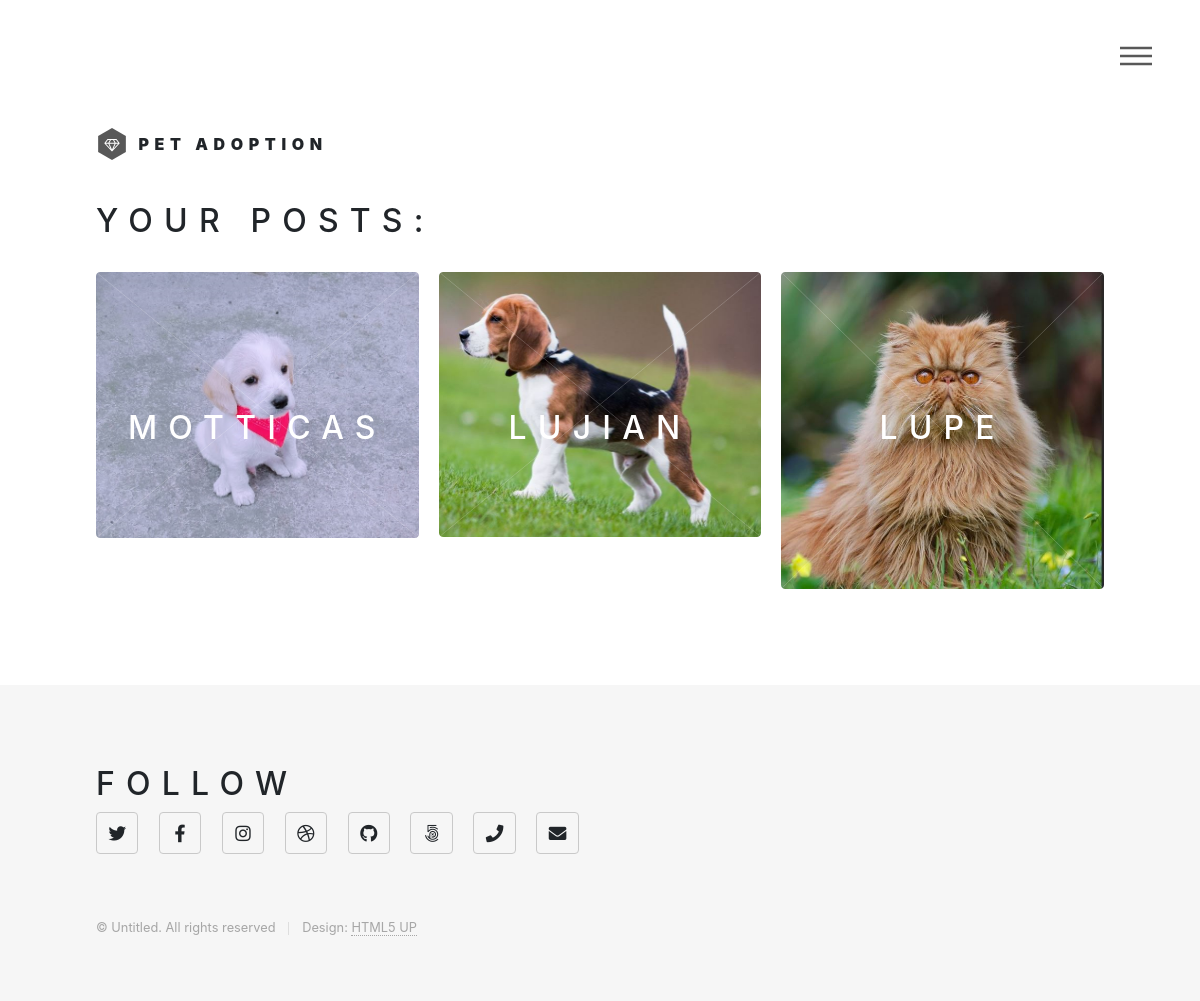
The app's page /home/posts (signed in), older data.
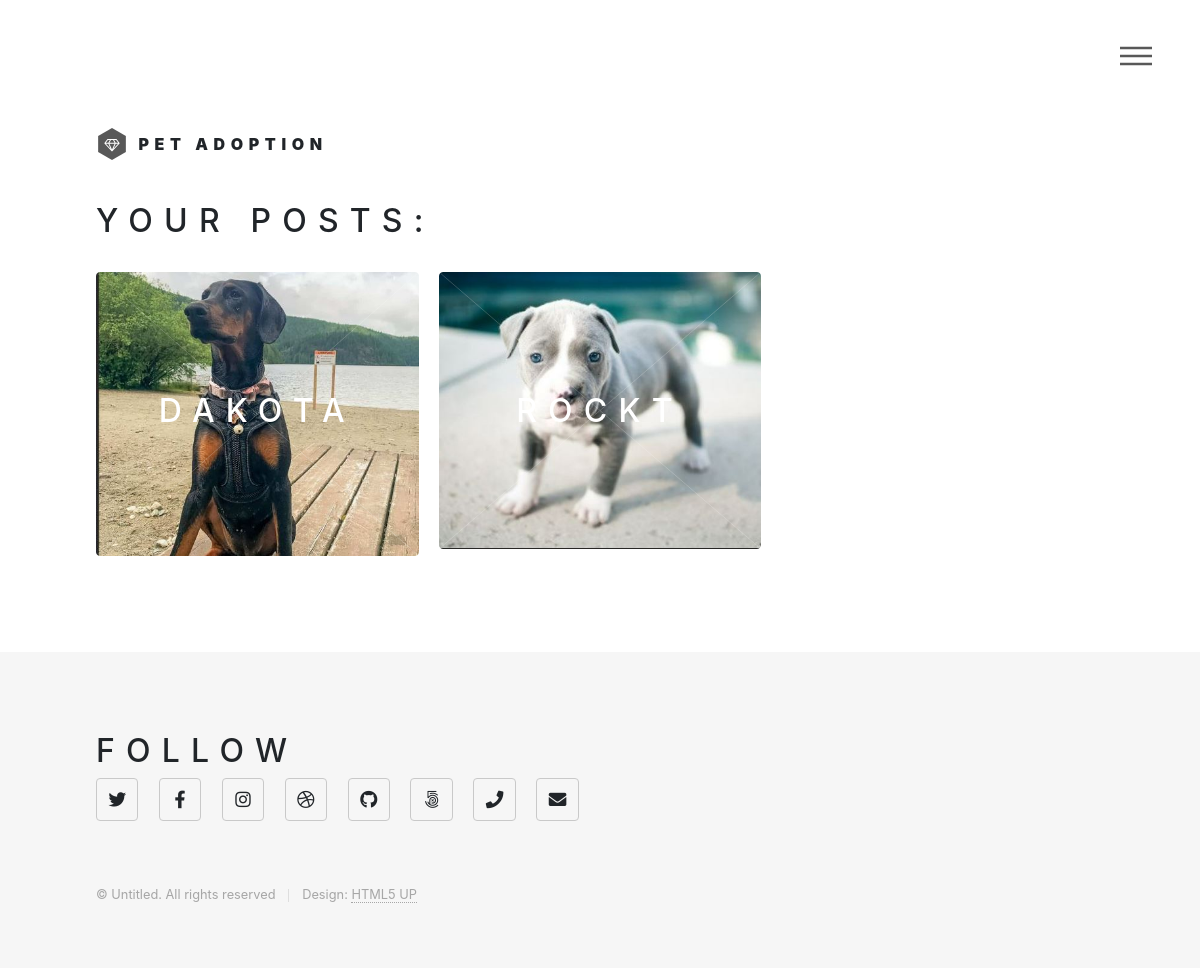
The same page, newer data.
### website/models.py (models this page shows)
class Post(db.Model):
    id = db.Column(db.Integer, primary_key = True)
    date = db.Column(db.DateTime(timezone=True), default=func.now())
    description = db.Column(db.String(100), nullable = False)
    status = db.Column(db.Boolean, default = True)
    user_id = db.Column(db.String, db.ForeignKey('user.id'))
    pet_id = db.Column(db.Integer, db.ForeignKey('pet.id'))

class Media(db.Model):
    id = db.Column(db.Integer, primary_key = True)
    path = db.Column(db.String(150), nullable = False)
    pet_id = db.Column(db.Integer, db.ForeignKey('pet.id'))

class Pet(db.Model):
    id = db.Column(db.Integer, primary_key = True)
    name = db.Column(db.String(100), nullable = False)
    age = db.Column(db.String(100))
    sex = db.Column(db.String(100), nullable = False)
    status = db.Column(db.Boolean, default = True)
    pet_type_id = db.Column(db.Integer, db.ForeignKey('pet_type.id'))
    breed_id = db.Column(db.Integer, db.ForeignKey('breed.id'))
    medias = db.relationship(Media)

### website/views.py (the view)
@views.route('/home/posts', methods=['GET', 'POST'])
@login_required
def user_posts():
    form = Post_form()
    posts = db.engine.execute("SELECT post.id, media.path, pet.name, post.description FROM media, pet, post WHERE media.pet_id = post.pet_id AND post.pet_id = pet.id AND post.status = True AND  post.user_id =" + str(current_user.id))
    db.session.commit()
    return render_template("user_posts.html", user=current_user, form=form, posts=posts)

### website/templates/user_posts.html (shortened to what this page needs)
{% extends "base.html" %}
{% block separate%}
<h2>Your posts: </h2>
<br>
{% endblock%}
{% block posts %}
{% for post in posts%}
<article class="style7">
    <span class="image">
        <img src="{{ url_for('static', filename='images/pet_media/' + post.path)}}" alt="" />
    </span>
    <a >
        <h2>{{post.name}}</h2>
    </a>
</article>
{% endfor %}
{% endblock%}

Row changes from the older to the newer data that the page shows:
removed Post: path (picture), name "MOTTICAS"
removed Post: path (picture), name "LUJIAN"
removed Post: path (picture), name "LUPE"
now on this page (row edited): Post: path (picture), name "DAKOTA"
added Post: path (picture), name "ROCKT"
